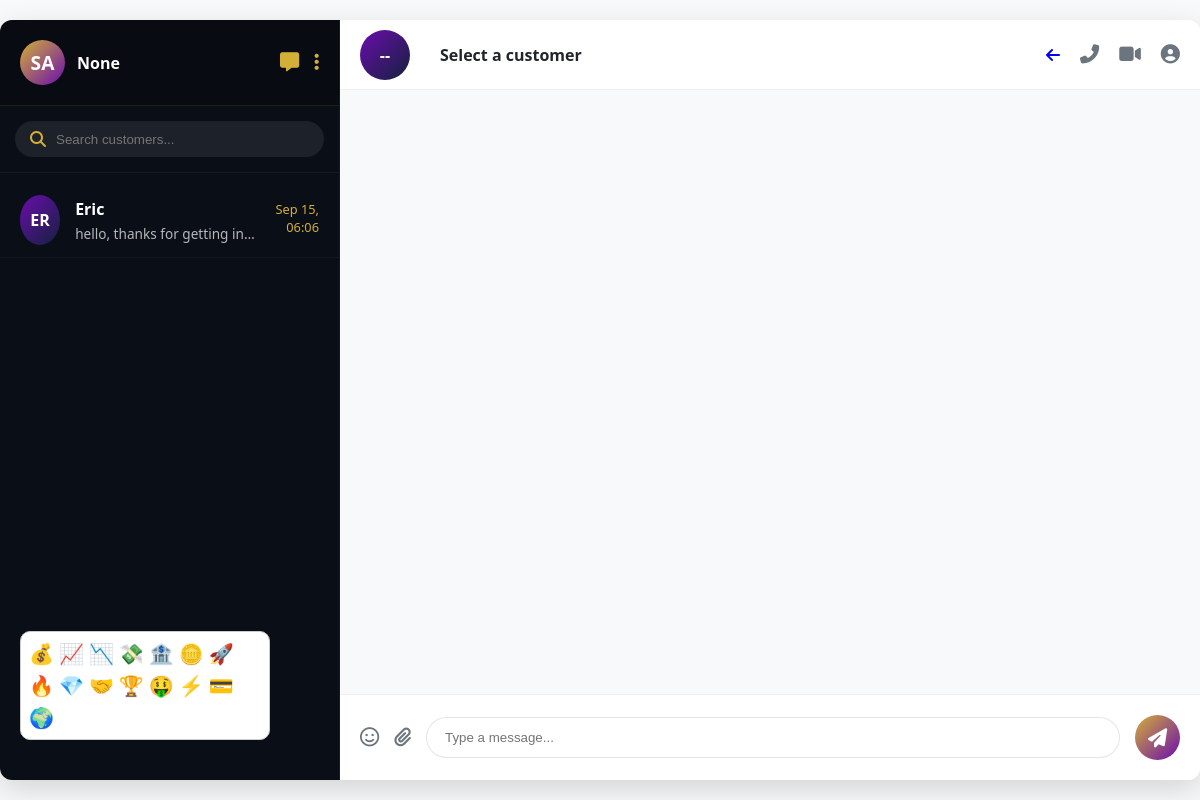
/dash/support/ (signed in), run on an earlier commit of the app's database.
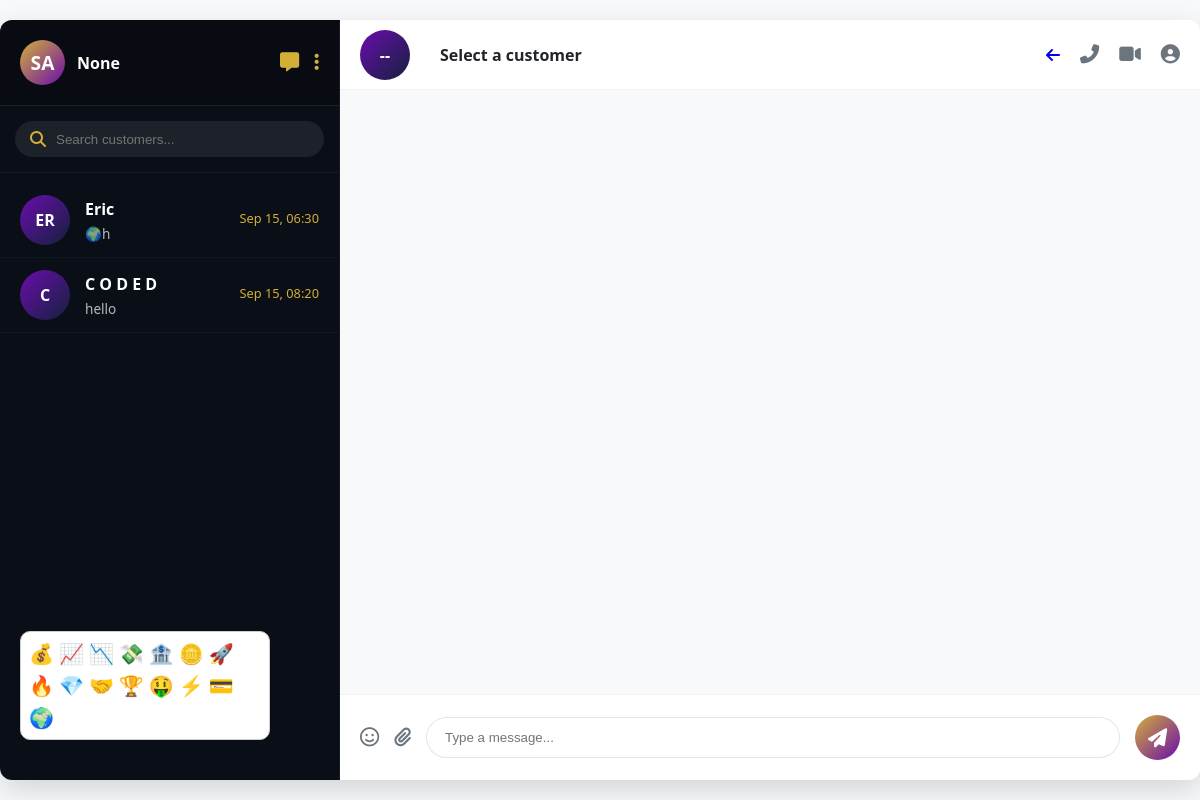
And on a later commit of the database.
### trade/models/customers.py (models this page shows, shortened)
class Customer(BaseModel):
    agent = models.ForeignKey(
        User, on_delete=models.CASCADE, null=True, blank=True, related_name="chat_agent"
    )
    user = models.ForeignKey(User, on_delete=models.CASCADE)
    image = models.ImageField(null=True, blank=True)
    full_name = models.CharField(max_length=100)
    country_code = models.CharField(max_length=20, null=True, blank=True)
    phone_number = models.CharField(max_length=20, null=True, blank=True)
    referial_code = models.CharField(max_length=100, null=True, blank=True)
    is_active = models.BooleanField(default=True)

### trade/models/chats.py (models this page shows, shortened)
class Conversation(BaseModel):
    customer = models.ForeignKey(
        Customer, on_delete=models.CASCADE, null=True, blank=True
    )
    support_agent = models.ForeignKey(
        SupportAgent, on_delete=models.SET_NULL, null=True, blank=True
    )
    is_active = models.BooleanField(default=True)
    class Meta:
        ordering = ["-updated_at"]

class Message(models.Model):
    MESSAGE_TYPES = (
        ("text", "Text"),
        ("file", "File"),
    )
    SENDER_TYPES = (
        ("customer", "Customer"),
        ("support", "Support Agent"),
    )
    conversation = models.ForeignKey(
        Conversation,
        on_delete=models.CASCADE,
        related_name="messages",
        null=True,
        blank=True,
    )
    sender_type = models.CharField(
        max_length=10, choices=SENDER_TYPES, default="customer"
    )
    message_type = models.CharField(
        max_length=10, choices=MESSAGE_TYPES, default="text"
    )
    content = models.TextField(blank=True, null=True)
    msg_file = models.FileField(blank=True, null=True)
    timestamp = models.DateTimeField(default=timezone.now)
    is_read = models.BooleanField(default=False)
    class Meta:
        ordering = ["timestamp"]

### trade/views.py (the view)
# urls.py: path("dash/support/", support_chat_dashboard, name="support_chat"),
@login_required
def support_chat_dashboard(request):
    support_agent, _ = SupportAgent.objects.get_or_create(
        user=request.user, defaults={"is_available": True}
    )
    customers = Customer.objects.filter(conversation__is_active=True).distinct()
    return render(
        request,
        "agent/support_chats.html",
        {
            "support_agent": support_agent,
            "customers": customers,
        },
    )

### templates/agent/support_chats.html (shortened to what this page needs)
<!DOCTYPE html>
<html lang="en">
<head>
    <link rel="stylesheet" href="https://cdnjs.cloudflare.com/ajax/libs/font-awesome/6.4.0/css/all.min.css">
</head>
<body>
    <div class="chat-container">
        <div class="sidebar">
            <div class="sidebar-header">
                <div class="user-info">
                    <div class="user-avatar">SA</div>
                    <div class="user-name">{{ support_agent.user.username }}</div>
                </div>
                <div class="sidebar-actions">
                    <button><i class="fas fa-comment-alt"></i></button>
                    <button><i class="fas fa-ellipsis-v"></i></button>
                </div>
            </div>
            <div class="search-container">
                <div class="search-box">
                    <i class="fas fa-search"></i>
                    <input type="text" placeholder="Search customers...">
                </div>
            </div>
            <div class="customers-list">
                {% for customer in customers %}
                <div class="customer-item" data-customer-id="{{ customer.id }}">
                    <div class="customer-avatar">{{ customer.full_name|slice:":2"|upper }}</div>
                    <div class="customer-info">
                        <h4>{{ customer.full_name }}</h4>
                        <p>{{ customer.conversation_set.last.messages.last.content|default:"" }}</p>
                    </div>
                    <div class="customer-meta">
                        <div class="customer-time">
                            {% if customer.conversation_set.last.updated_at %}
                                {{ customer.conversation_set.last.updated_at|date:"M d, H:i" }}
                            {% endif %}
                        </div>
                    </div>
                </div>
                {% endfor %}
            </div>
        </div>
        <div class="chat-area">
            <div class="chat-header">
                <div class="chat-partner">
                    <div class="customer-avatar">--</div>
                    <div>
                        <div class="chat-title">Select a customer</div>
                    </div>
                </div>
                <div class="chat-actions">
                    <a href="{% url 'trade:prestige_wealth' %}" class="return-button">
                        <i class="fas fa-arrow-left"></i>
                    </a>
                    <button><i class="fas fa-phone-alt"></i></button>
                    <button><i class="fas fa-video"></i></button>
                    <button><i class="fas fa-user-circle"></i></button>
                </div>
            </div>
            <div class="messages-container"></div>
            <div class="input-area">
                <button class="emoji-button"><i class="far fa-smile"></i></button>
                <button class="file-button"><i class="fas fa-paperclip"></i></button>
                <input type="text" class="message-input" placeholder="Type a message...">
                <button class="send-button"><i class="fas fa-paper-plane"></i></button>
            </div>
            <div class="emoji-picker" style="display:none; position:absolute; bottom:60px; left:20px; background:#fff; border:1px solid #ccc; padding:8px; border-radius:10px; max-width:250px; flex-wrap:wrap; display:flex; gap:5px; font-size:20px;">
                <span>💰</span><span>📈</span><span>📉</span><span>💸</span><span>🏦</span><span>🪙</span><span>🚀</span><span>🔥</span><span>💎</span><span>🤝</span><span>🏆</span><span>🤑</span><span>⚡</span><span>💳</span><span>🌍</span>
            </div>
        </div>
    </div>
</body>
</html>

What changed in the data, as far as the page shows it:
changed through a linked row, Customer "ER": conversation_set.last.messages.last.content "hello, thanks for getting in…" → "🌍h"; conversation_set.last.updated_at "Sep 15, 06:06" → "Sep 15, 06:30"
now on this page (row unchanged): Customer: full_name "C", full_name "C O D E D", conversation_set.last.messages.last.content "hello", conversation_set.last.updated_at "Sep 15, 08:20"
